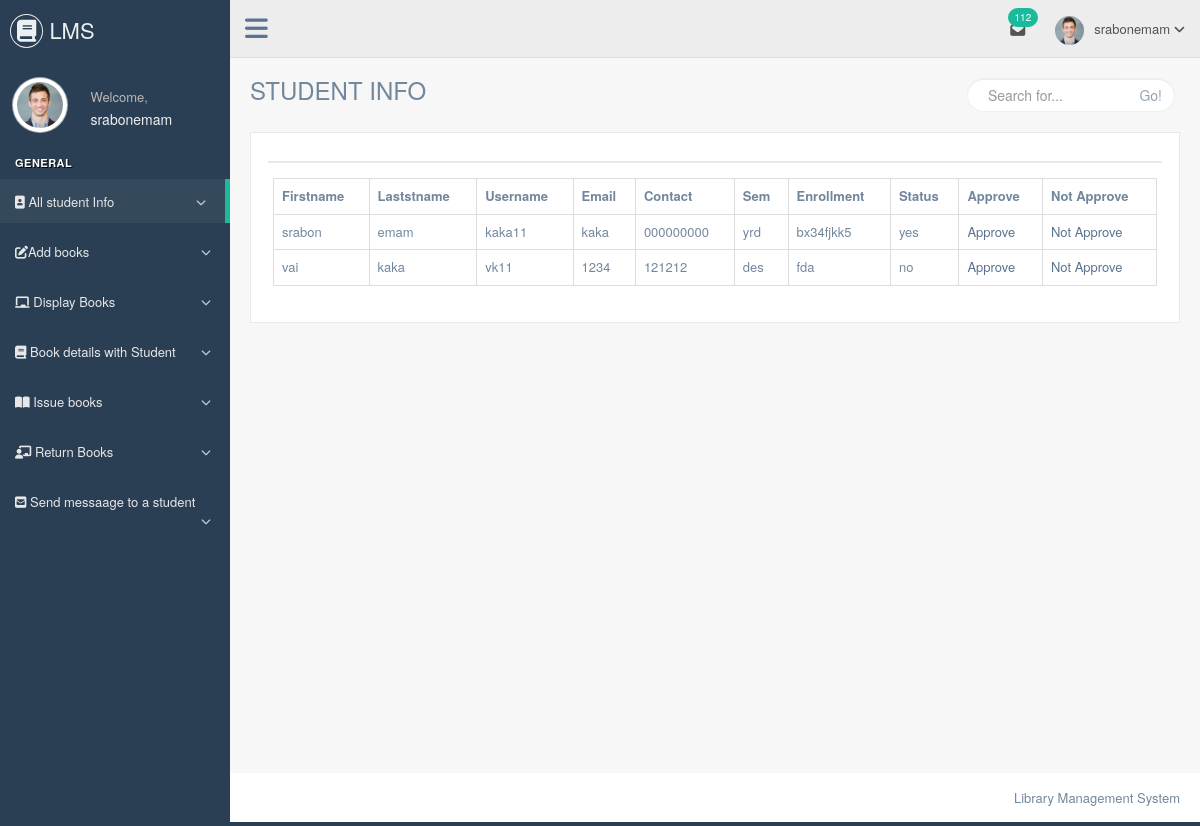
Page /librarian/display_student_info.php (signed in) on the committed database.
### tables this page shows
CREATE TABLE `student_registration` (
  `id` int(5) NOT NULL,
  `firstname` varchar(50) NOT NULL,
  `lastname` varchar(50) NOT NULL,
  `username` varchar(50) NOT NULL,
  `password` varchar(50) NOT NULL,
  `email` varchar(50) NOT NULL,
  `contact` varchar(50) NOT NULL,
  `sem` varchar(50) NOT NULL,
  `enrollment` varchar(50) NOT NULL,
  `status` varchar(3) NOT NULL
);

### librarian/display_student_info.php (the view, shortened to what this page needs)
<?php
include 'header.php';
include 'conn.php';
?>
        <div class="right_col" role="main">
            <div class="">
                <div class="page-title">
                    <div class="title_left">
                        <h3>STUDENT INFO</h3>
                    </div>
                    <div class="title_right">
                        <div class="col-md-5 col-sm-5 col-xs-12 form-group pull-right top_search">
                            <div class="input-group">
                                <input type="text" class="form-control" placeholder="Search for...">
                    <span class="input-group-btn">
                      <button class="btn btn-default" type="button">Go!</button>
                    </span>
                            </div>
                        </div>
                    </div>
                </div>
                <div class="clearfix"></div>
                <div class="row" style="min-height:500px">
                    <div class="col-md-12 col-sm-12 col-xs-12">
                        <div class="x_panel">
                            <div class="x_title">
                                <div class="clearfix"></div>
                            </div>
                            <div class="x_content">
                                <?php
                                $sql= "SELECT * FROM student_registration";
                                $res= mysqli_query($conn,$sql)  or die( mysqli_error($conn));
                                echo "<table class='table table-bordered'>";
                                echo "<tr>";
                                echo "<th>"; echo"Firstname"; echo "</th>";
                                echo "<th>"; echo"Laststname"; echo "</th>";
                                echo "<th>"; echo"Username"; echo "</th>";
                                echo "<th>"; echo"Email"; echo "</th>";
                                echo "<th>"; echo"Contact"; echo "</th>";
                                echo "<th>"; echo"Sem"; echo "</th>";
                                echo "<th>"; echo"Enrollment"; echo "</th>";
                                echo "<th>"; echo"Status"; echo "</th>";
                                echo "<th>"; echo"Approve"; echo "</th>";
                                echo "<th>"; echo"Not Approve"; echo "</th>";
                echo "</tr>";
                                while($row = mysqli_fetch_array($res))
                            {
                                echo "<tr>" ;
                                echo "<td>"; echo $row['firstname']; echo "</td>";
                                echo "<td>"; echo $row['lastname']; echo "</td>";
                                echo "<td>"; echo $row['username']; echo "</td>";
                                echo "<td>"; echo $row['email']; echo "</td>";
                                echo "<td>"; echo $row['contact']; echo "</td>";
                                echo "<td>"; echo $row['sem']; echo "</td>";
                                echo "<td>"; echo $row['enrollment']; echo "</td>";
                                echo "<td>"; echo $row['status']; echo "</td>";
                                echo "<td>";?><a href='approve.php?id=<?php echo $row['id']; ?>' >Approve </a><?php echo "</td>";
                                echo "<td>";?><a href='notapprove.php?id=<?php echo $row['id']; ?>' > Not Approve </a> <?php echo "</td>";
                                echo "</tr>";
                                }
                                echo "</table>";
                                ?>
                            </div>
                        </div>
                    </div>
                </div>
            </div>
        </div>
<?php
include 'footer.php';
?>

### rows in the picture
student_registration: firstname "srabon", lastname "emam", username "kaka11", email "kaka", contact "000000000", sem "yrd", enrollment "bx34fjkk5", status "yes"
student_registration: firstname "vai", lastname "kaka", username "vk11", email "1234", contact "121212", sem "des", enrollment "fda", status "no"

### other values in the picture
$_SESSION['librarian'] "srabonemam"
